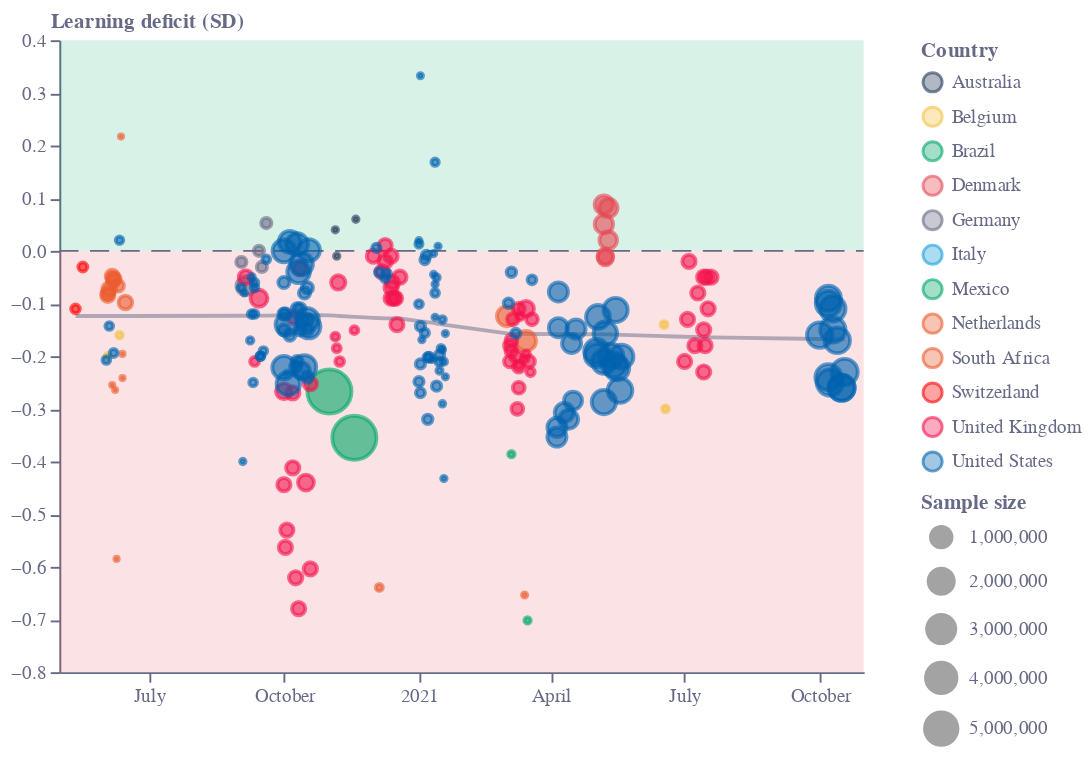

Write notebook code for a chart like this one.
### Code cell
base = alt.Chart(f1).encode(
    x=alt.X(
        "Datex:T",
        sort=[],
        axis=alt.Axis(
            grid=False,
            titleAlign="center",
            titleAnchor="middle",
            title="",
            titleY=-15,
            titleX=207,
            labelColor=colors["eco-gray"],
            titleColor=colors["eco-gray"],
            tickColor=colors["eco-gray"],
            domainColor=colors["eco-gray"],
            tickCount=10,
            orient="bottom",
            labelAngle=0,
        ),
    ),
    tooltip=[
        "Country",
        {"field": "a", "type": "nominal", "title": "Date"},
        {"field": "b", "type": "nominal", "title": "Learning deficit"},
        {"field": "c", "type": "nominal", "title": "Sample size"},
    ]
).transform_calculate(a='monthFormat(month(datum.Date))+" "+year(datum.Date)')\
.transform_calculate(b='round(datum.Estimate*100)/100')\
.transform_calculate(c='round(datum.N/1000)+"k"')\
.transform_joinaggregate(
    d='mean(Estimate)',
    groupby=["Date"],
)
c2=[colors["eco-blue"],colors["eco-yellow"],colors["eco-green"],
    colors["eco-red"],colors["eco-gray"],colors["eco-light-blue"],
    colors["eco-green"],colors["eco-orange"],colors["eco-orange"],
    "red",colors["eco-dot"],colors["eco-mid-blue"]]
line=base.mark_line(opacity=0.5,color=colors["eco-gray"]).encode(
    y='Estimate:Q',
    order='Datex:T'
).transform_loess('Datex', 'Estimate',bandwidth=0.7)
points=base.mark_point(opacity=0.6).encode(
    y=alt.Y(
        "Estimate:Q",
        sort=[],
        axis=alt.Axis(
            grid=False,
            title="Learning deficit (SD)",
            titleX=-5,
            titleY=-5,
            titleBaseline="bottom",
            titleAngle=0,
            titleAlign="left",
            labelColor=colors["eco-gray"],
            titleColor=colors["eco-gray"],
            tickColor=colors["eco-gray"],
            domainColor=colors["eco-gray"],
        ),
    ),
    fill=alt.Fill('Country:N',scale=alt.Scale(
                        range=c2
                    )),
    color=alt.Color('Country:N',
                    legend=alt.Legend(
                        offset=30,
                      labelColor=colors["eco-gray"],
            titleColor=colors["eco-gray"],
                  ),
                    scale=alt.Scale(
                        range=c2
                    )
                   ),
    size=alt.Size('N:Q',scale=alt.Scale(domain=[100,5000000],type='sqrt'),
                  legend=alt.Legend(
                      title='Sample size',
                      labelColor=colors["eco-gray"],
            titleColor=colors["eco-gray"],
                  )
                 )
)
o2=0.15
area1 = (
    alt.Chart(pd.DataFrame([{"x": "2020-05-01", "y": 0,"y2": 0.4}, {"x": "2021-10-31", "y": 0,"y2": 0.4}]))
    .mark_area(opacity=o2, color=colors["eco-green"])
    .encode(x=alt.X("x:T", sort=[]), y="y:Q", y2="y2:Q")
)
area2 = (
    alt.Chart(pd.DataFrame([{"x": "2020-05-01", "y": -0.8,"y2": 0}, {"x": "2021-10-31", "y": -0.8,"y2": 0}]))
    .mark_area(opacity=o2, color=colors["eco-red"])
    .encode(x=alt.X("x:T", sort=[]), y="y:Q", y2="y2:Q")
)
axis1 = (
    alt.Chart(pd.DataFrame([{"x": "2020-05-01", "y": 0}, {"x": "2021-10-31", "y": 0}]))
    .mark_line(strokeWidth=0.8, strokeDash=[10, 6], color=colors["eco-gray"])
    .encode(x=alt.X("x:T", sort=[]), y="y:Q")
)
layer1 = (
    ((area1+area2+axis1+line+points).properties(height=330, width=420))
    .configure_view(stroke=None)
    .properties(title="")
)
layer1.save("visualisation/" + f + ".json")
layer1.save("visualisation/" + f + ".svg")
layer1.save("visualisation/" + f + ".png")
open("README.md", "w").write(readme)
layer1

### Figure 1 — Vega-Lite specification as saved in the notebook (floating-point values rounded to 4 significant figures; data arrays with more than 128 entries replaced by an {"elided": "..."} marker saying what was removed)
{"config": {"view": {"continuousWidth": 400, "continuousHeight": 300, "stroke": null}}, "layer": [{"data": {"name": "data-ac7723519577a10aa8c8487df5a04ba7"}, "mark": {"type": "area", "color": "#00A767", "opacity": 0.15}, "encoding": {"x": {"field": "x", "sort": [], "type": "temporal"}, "y": {"field": "y", "type": "quantitative"}, "y2": {"field": "y2"}}}, {"data": {"name": "data-d3409e7936addbe2e721b861c3e1853b"}, "mark": {"type": "area", "color": "#E54753", "opacity": 0.15}, "encoding": {"x": {"field": "x", "sort": [], "type": "temporal"}, "y": {"field": "y", "type": "quantitative"}, "y2": {"field": "y2"}}}, {"data": {"name": "data-5c12081de653fa428613ec879727434f"}, "mark": {"type": "line", "color": "#676A86", "strokeDash": [10, 6], "strokeWidth": 0.8}, "encoding": {"x": {"field": "x", "sort": [], "type": "temporal"}, "y": {"field": "y", "type": "quantitative"}}}, {"data": {"name": "data-3c7c05879c4abba3b8a860a01c2674b6"}, "mark": {"type": "line", "color": "#676A86", "opacity": 0.5}, "encoding": {"order": {"field": "Datex", "type": "temporal"}, "tooltip": [{"field": "Country", "type": "nominal"}, {"field": "a", "title": "Date", "type": "nominal"}, {"field": "b", "title": "Learning deficit", "type": "nominal"}, {"field": "c", "title": "Sample size", "type": "nominal"}], "x": {"axis": {"domainColor": "#676A86", "grid": false, "labelAngle": 0, "labelColor": "#676A86", "orient": "bottom", "tickColor": "#676A86", "tickCount": 10, "title": "", "titleAlign": "center", "titleAnchor": "middle", "titleColor": "#676A86", "titleX": 207, "titleY": -15}, "field": "Datex", "sort": [], "type": "temporal"}, "y": {"field": "Estimate", "type": "quantitative"}}, "transform": [{"calculate": "monthFormat(month(datum.Date))+\" \"+year(datum.Date)", "as": "a"}, {"calculate": "round(datum.Estimate*100)/100", "as": "b"}, {"calculate": "round(datum.N/1000)+\"k\"", "as": "c"}, {"joinaggregate": [{"op": "mean", "field": "Estimate", "as": "d"}], "groupby": ["Date"]}, {"loess": "Estimate", "on": "Datex", "bandwidth": 0.7}]}, {"data": {"name": "data-3c7c05879c4abba3b8a860a01c2674b6"}, "mark": {"type": "point", "opacity": 0.6}, "encoding": {"color": {"field": "Country", "legend": {"labelColor": "#676A86", "offset": 30, "titleColor": "#676A86"}, "scale": {"range": ["#243B5A", "#F4C245", "#00A767", "#E54753", "#676A86", "#179FDB", "#00A767", "#EB5C2E", "#EB5C2E", "red", "#F4134D", "#0063AF"]}, "type": "nominal"}, "fill": {"field": "Country", "scale": {"range": ["#243B5A", "#F4C245", "#00A767", "#E54753", "#676A86", "#179FDB", "#00A767", "#EB5C2E", "#EB5C2E", "red", "#F4134D", "#0063AF"]}, "type": "nominal"}, "size": {"field": "N", "legend": {"labelColor": "#676A86", "title": "Sample size", "titleColor": "#676A86"}, "scale": {"domain": [100, 5000000], "type": "sqrt"}, "type": "quantitative"}, "tooltip": [{"field": "Country", "type": "nominal"}, {"field": "a", "title": "Date", "type": "nominal"}, {"field": "b", "title": "Learning deficit", "type": "nominal"}, {"field": "c", "title": "Sample size", "type": "nominal"}], "x": {"axis": {"domainColor": "#676A86", "grid": false, "labelAngle": 0, "labelColor": "#676A86", "orient": "bottom", "tickColor": "#676A86", "tickCount": 10, "title": "", "titleAlign": "center", "titleAnchor": "middle", "titleColor": "#676A86", "titleX": 207, "titleY": -15}, "field": "Datex", "sort": [], "type": "temporal"}, "y": {"axis": {"domainColor": "#676A86", "grid": false, "labelColor": "#676A86", "tickColor": "#676A86", "title": "Learning deficit (SD)", "titleAlign": "left", "titleAngle": 0, "titleBaseline": "bottom", "titleColor": "#676A86", "titleX": -5, "titleY": -5}, "field": "Estimate", "sort": [], "type": "quantitative"}}, "transform": [{"calculate": "monthFormat(month(datum.Date))+\" \"+year(datum.Date)", "as": "a"}, {"calculate": "round(datum.Estimate*100)/100", "as": "b"}, {"calculate": "round(datum.N/1000)+\"k\"", "as": "c"}, {"joinaggregate": [{"op": "mean", "field": "Estimate", "as": "d"}], "groupby": ["Date"]}]}], "height": 330, "title": "", "width": 420, "$schema": "https://vega.github.io/schema/vega-lite/v4.17.0.json", "datasets": {"data-ac7723519577a10aa8c8487df5a04ba7": [{"x": "2020-05-01", "y": 0, "y2": 0.4}, {"x": "2021-10-31", "y": 0, "y2": 0.4}], "data-d3409e7936addbe2e721b861c3e1853b": [{"x": "2020-05-01", "y": -0.8, "y2": 0}, {"x": "2021-10-31", "y": -0.8, "y2": 0}], "data-5c12081de653fa428613ec879727434f": [{"x": "2020-05-01", "y": 0}, {"x": "2021-10-31", "y": 0}], "data-3c7c05879c4abba3b8a860a01c2674b6": {"elided": "235 records"}}}
